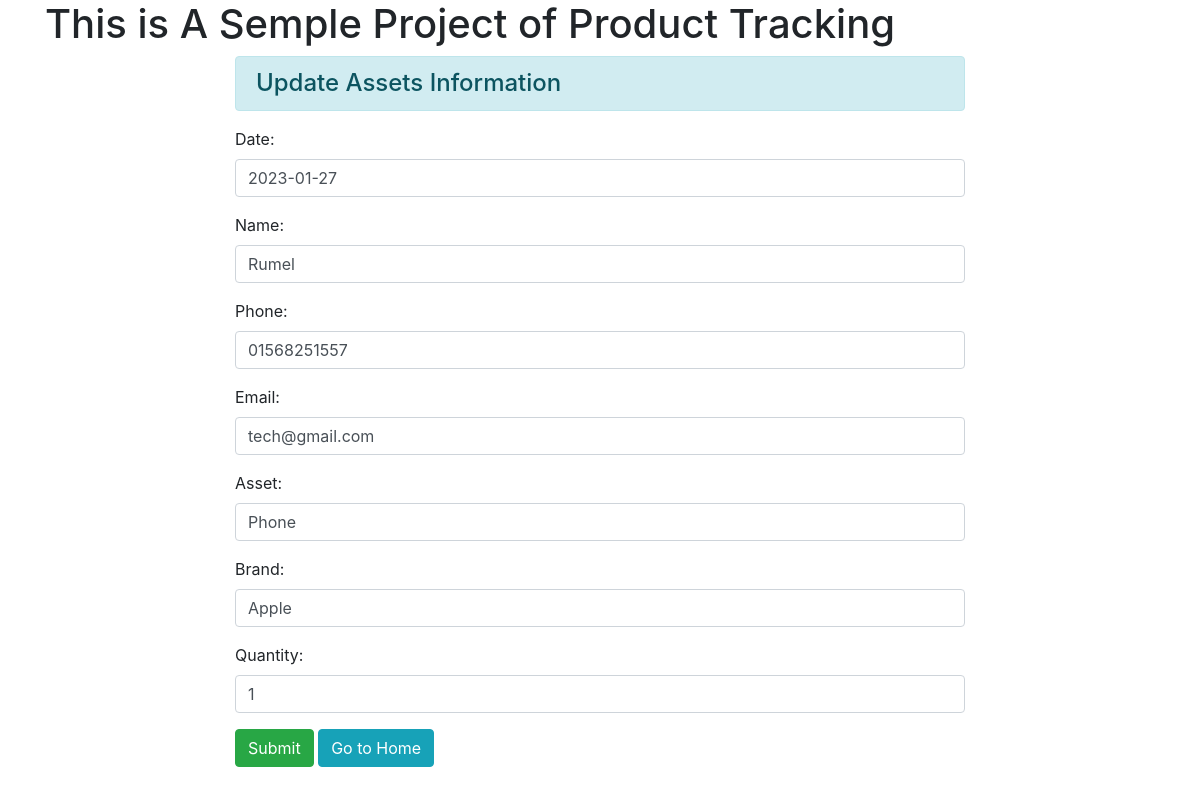
The app's page /update/1/ with its own data.
### myapp/models.py (models this page shows, shortened)
class AssetsModel(models.Model):
    name = models.CharField(max_length=100)
    email = models.EmailField()
    phone = models.CharField(max_length=20)
    ASSETS_CHOICES = (
        ('Phone', 'Phones'),
        ('Tablet', 'Tablets'),
        ('Laptop', 'Laptops'),
    )
    asset = models.CharField(max_length=10, choices=ASSETS_CHOICES)
    brand = models.CharField(max_length=20)
    quantity = models.IntegerField()
    date = models.DateField(("Date"), default=date.today)

### myapp/views.py (the view, shortened to what this page needs)
# urls.py: path('update/<int:id>/', views.CustomerUpdate.as_view(), name='customer-update'),
class CustomerUpdate(View):
    def get(self, request, id):
        up = AssetsModel.objects.get(pk=id)
        fm = CustomerRegistrationForm(instance=up)
        return render(request, 'myapp/update.html', {'form':fm})

### myapp/forms.py
class CustomerRegistrationForm(forms.ModelForm):
    class Meta:
        model = AssetsModel
        fields = ['id', 'date', 'name', 'phone', 'email', 'asset', 'brand', 'quantity']
        widgets = {
            'date': forms.TextInput(attrs={'class':'form-control'}),
            'name': forms.TextInput(attrs={'class':'form-control'}),
            'phone': forms.TextInput(attrs={'class':'form-control'}),
            'email': forms.TextInput(attrs={'class':'form-control'}),
            'asset': forms.TextInput(attrs={'class':'form-control'}),
            'brand': forms.TextInput(attrs={'class':'form-control'}),
            'quantity': forms.TextInput(attrs={'class':'form-control'}),
        }

### myapp/templates/myapp/update.html (shortened to what this page needs)
{% extends 'myapp/base.html' %}
{% block content %}
<div class="row">
    <div class="col-sm-8 offset-2">
        <h4 class="alert alert-info" >Update Assets Information</h4>
        <form action="", method="post">
            {{ form.as_p }}
            <input type="submit" class="btn btn-success" value="Submit">
            <a href="{% url 'add-customer' %}" class="btn btn-info">Go to Home</a>
        </form><br><br>
    </div>
</div>
{% endblock content %}

### records on screen
AssetsModel: date "2023-01-27", name "Rumel", phone "01568251557", email "tech@gmail.com", asset "Phone", brand "Apple", quantity "1"
